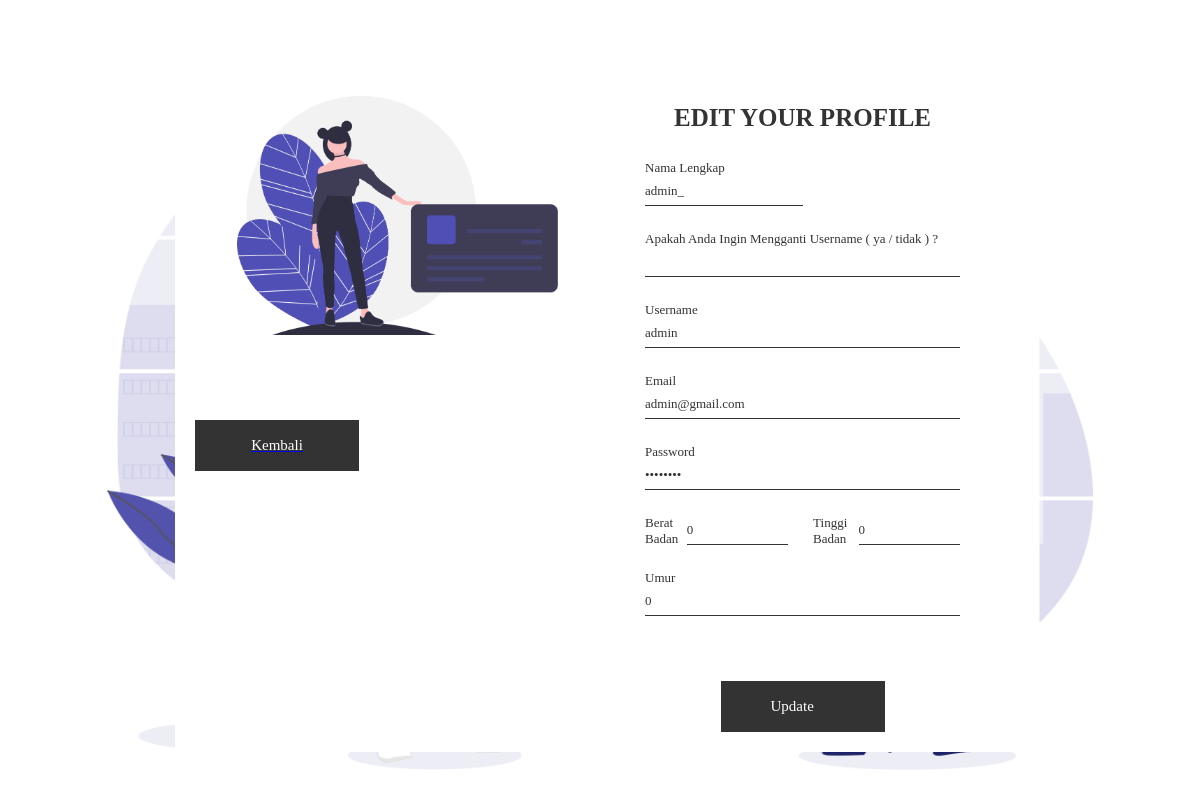
Page /user/edit_profile.php (signed in) on the committed database.
### tables this page shows
CREATE TABLE `user` (
  `id` int(11) NOT NULL,
  `username` varchar(255) NOT NULL,
  `sandi` varchar(255) NOT NULL,
  `Nama` varchar(255) NOT NULL,
  `email` varchar(255) NOT NULL,
  `umur` int(30) NOT NULL,
  `beratbadan` int(30) NOT NULL,
  `tinggibadan` int(30) NOT NULL,
  `level` varchar(255) NOT NULL
);

### user/edit_profile.php (the view, shortened to what this page needs)
<!DOCTYPE html>
<html>
	<head>
		<link rel="stylesheet" href="fonts/material-design-iconic-font/css/material-design-iconic-font.min.css">
		<link rel="stylesheet" href="css/style.css">
	</head>
	<body>
		<div class="wrapper" style="background-image: url('images/bg-registration-form-1.png');">
			<div class="inner">
				<div class="image-holder">
					<img src="images/registration-form-1.png" alt="">
					<i class="zmdi zmdi-arrow-right"><a href="index.php"><button>Kembali</button></a></i>
				</div>
				<?php
					include '../koneksi.php';
					$usernamesesi = $_SESSION['username'];
					$data = mysqli_query($koneksi, "select * from user where username = '$usernamesesi'");
					while ($d = mysqli_fetch_array($data)) {
				?>
					<form method="POST" action="update_user.php">
						<h3>EDIT YOUR PROFILE</h3>
						Nama Lengkap
						<div class="form-group">
							<input type="text" name="nama" value= "<?php echo $d['Nama']; ?>"  class="form-control">
						</div>
						<div class="form-wrapper">Apakah Anda Ingin Mengganti Username ( ya / tidak ) ?
							<input type="text" name="jawab" class="form-control">
							<i class="zmdi zmdi-account"></i>
						</div>
						<div class="form-wrapper">Username
							<input type="text" name="usernames" value="<?php echo $d['username']; ?>" class="form-control">
							<i class="zmdi zmdi-account"></i>
						</div>
						<div class="form-wrapper">Email
							<input type="text" name="emails" value="<?php echo $d['email']; ?>" class="form-control">
							<i class="zmdi zmdi-email"></i>
						</div>
						<div class="form-wrapper">Password
							<input type="password" name="ps" value="<?php echo $d['sandi']; ?>" class="form-control">
							<i class="zmdi zmdi-lock"></i>
						</div>
						<div class="form-group">
							Berat Badan
							<input type="text" name="bb" value="<?php echo $d['beratbadan']; ?>" class="form-control">
							Tinggi Badan
							<input type="text" name="tb" value="<?php echo $d['tinggibadan']; ?>"  class="form-control">
						</div>
						<div class="form-wrapper">Umur
							<input type="text" name="ages" value="<?php echo $d['umur']; ?>" class="form-control">
							<i class="zmdi zmdi-account"></i>
						</div>
						<button>Update
							<i class="zmdi zmdi-arrow-right"></i>
						</button>
					</form>
					<?php
					}
					?>
				</div>
			</div>
	</body>
</html>

### user/css/style.css (style rules this page uses)
* { -webkit-box-sizing: border-box; -moz-box-sizing: border-box; box-sizing: border-box; }
body { font-family: "Poppins-Regular"; color: #333; font-size: 13px; margin: 0; }
input, textarea, select, button { font-family: "Poppins-Regular"; color: #333; font-size: 13px; }
p, h1, h2, h3, h4, h5, h6, ul { margin: 0; }
img { max-width: 100%; }
.wrapper { min-height: 100vh; background-size: cover; background-repeat: no-repeat; display: flex; align-items: center; }
.inner { padding: 20px; background: #fff; max-width: 850px; margin: auto; display: flex; }
.inner .image-holder { width: 50%; }
.inner form { width: 50%; padding-top: 36px; padding-left: 45px; padding-right: 45px; }
.inner h3 { text-transform: uppercase; font-size: 25px; font-family: "Poppins-SemiBold"; text-align: center; margin-bottom: 28px; }
.form-group { display: flex; }
.form-group input { width: 50%; }
.form-group input:first-child { margin-right: 25px; }
.form-wrapper { position: relative; }
.form-wrapper i { position: absolute; bottom: 9px; right: 0; }
.form-control { border: 1px solid #333; border-top: none; border-right: none; border-left: none; display: block; width: 100%; height: 30px; padding: 0; margin-bottom: 25px; }
button { border: none; width: 164px; height: 51px; margin: auto; margin-top: 40px; cursor: pointer; display: flex; align-items: center; justify-content: center; padding: 0; background: #333; font-size: 15px; color: #fff; vertical-align: middle; -webkit-transform: perspective(1px) translateZ(0); transform: perspective(1px) translateZ(0); -webkit-transition-duration: 0.3s; transition-duration: 0.3s; }
button i { margin-left: 10px; -webkit-transform: translateZ(0); transform: translateZ(0); }

### rows in the picture
user: nama "admin_", usernames "admin", emails "admin@gmail.com", bb "0", tb "0", ages "0"
